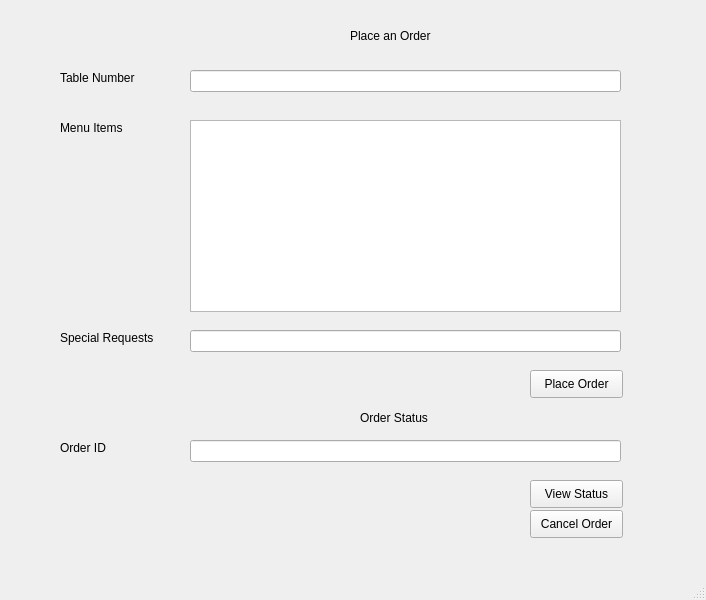
<?xml version="1.0" encoding="UTF-8"?>
<ui version="4.0">
 <class>MainWindow</class>
 <widget class="QMainWindow" name="MainWindow">
  <property name="geometry">
   <rect>
    <x>0</x>
    <y>0</y>
    <width>706</width>
    <height>600</height>
   </rect>
  </property>
  <property name="windowTitle">
   <string>Order Management</string>
  </property>
  <widget class="QWidget" name="centralwidget">
   <widget class="QLabel" name="label">
    <property name="geometry">
     <rect>
      <x>350</x>
      <y>20</y>
      <width>101</width>
      <height>31</height>
     </rect>
    </property>
    <property name="text">
     <string>Place an Order</string>
    </property>
   </widget>
   <widget class="QLabel" name="label_2">
    <property name="geometry">
     <rect>
      <x>60</x>
      <y>70</y>
      <width>91</width>
      <height>16</height>
     </rect>
    </property>
    <property name="text">
     <string>Table Number</string>
    </property>
   </widget>
   <widget class="QLineEdit" name="lineEdit">
    <property name="geometry">
     <rect>
      <x>190</x>
      <y>70</y>
      <width>431</width>
      <height>22</height>
     </rect>
    </property>
   </widget>
   <widget class="QLabel" name="label_3">
    <property name="geometry">
     <rect>
      <x>60</x>
      <y>120</y>
      <width>81</width>
      <height>16</height>
     </rect>
    </property>
    <property name="text">
     <string>Menu Items</string>
    </property>
   </widget>
   <widget class="QListWidget" name="listWidget">
    <property name="geometry">
     <rect>
      <x>190</x>
      <y>120</y>
      <width>431</width>
      <height>192</height>
     </rect>
    </property>
   </widget>
   <widget class="QLabel" name="label_4">
    <property name="geometry">
     <rect>
      <x>60</x>
      <y>330</y>
      <width>101</width>
      <height>16</height>
     </rect>
    </property>
    <property name="text">
     <string>Special Requests</string>
    </property>
   </widget>
   <widget class="QLineEdit" name="lineEdit_2">
    <property name="geometry">
     <rect>
      <x>190</x>
      <y>330</y>
      <width>431</width>
      <height>22</height>
     </rect>
    </property>
   </widget>
   <widget class="QPushButton" name="pushButton">
    <property name="geometry">
     <rect>
      <x>530</x>
      <y>370</y>
      <width>93</width>
      <height>28</height>
     </rect>
    </property>
    <property name="text">
     <string>Place Order</string>
    </property>
   </widget>
   <widget class="QLabel" name="label_5">
    <property name="geometry">
     <rect>
      <x>360</x>
      <y>410</y>
      <width>91</width>
      <height>16</height>
     </rect>
    </property>
    <property name="text">
     <string>Order Status</string>
    </property>
   </widget>
   <widget class="QLabel" name="label_6">
    <property name="geometry">
     <rect>
      <x>60</x>
      <y>440</y>
      <width>55</width>
      <height>16</height>
     </rect>
    </property>
    <property name="text">
     <string>Order ID</string>
    </property>
   </widget>
   <widget class="QLineEdit" name="lineEdit_3">
    <property name="geometry">
     <rect>
      <x>190</x>
      <y>440</y>
      <width>431</width>
      <height>22</height>
     </rect>
    </property>
   </widget>
   <widget class="QPushButton" name="pushButton_2">
    <property name="geometry">
     <rect>
      <x>530</x>
      <y>480</y>
      <width>93</width>
      <height>28</height>
     </rect>
    </property>
    <property name="text">
     <string>View Status</string>
    </property>
   </widget>
   <widget class="QPushButton" name="pushButton_3">
    <property name="geometry">
     <rect>
      <x>530</x>
      <y>510</y>
      <width>93</width>
      <height>28</height>
     </rect>
    </property>
    <property name="text">
     <string>Cancel Order</string>
    </property>
   </widget>
  </widget>
  <widget class="QMenuBar" name="menubar">
   <property name="geometry">
    <rect>
     <x>0</x>
     <y>0</y>
     <width>706</width>
     <height>26</height>
    </rect>
   </property>
  </widget>
  <widget class="QStatusBar" name="statusbar"/>
 </widget>
 <resources/>
 <connections/>
</ui>
